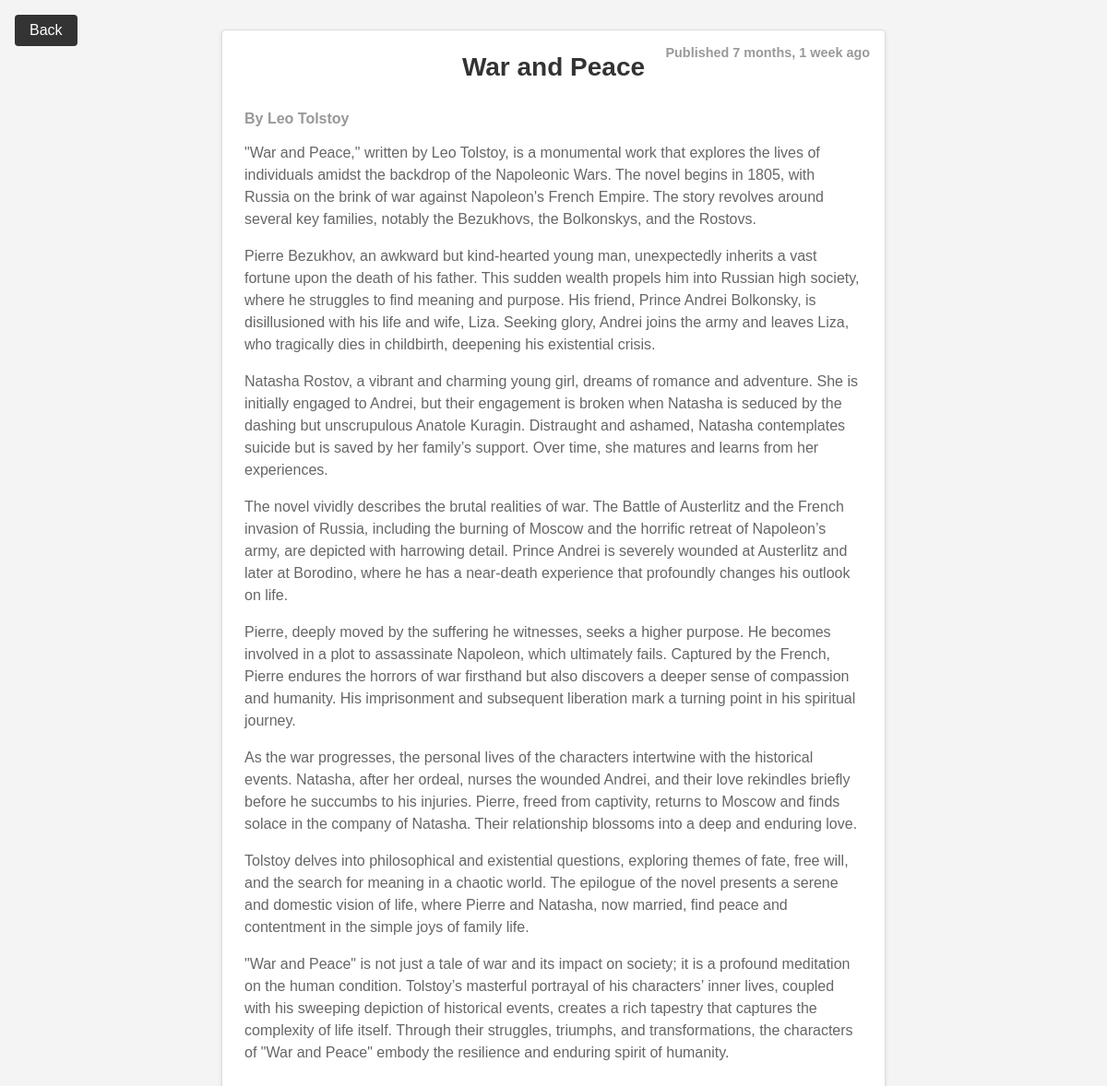
Screenshot of /view/7/ with the database file from the repository.
### blog/models.py (models this page shows, shortened)
class CreateBlog(models.Model):
  author_name=models.CharField(max_length=200,null=False)
  title=models.CharField(max_length=255,null=False)
  content=models.TextField(null=False)
  publish_date=models.DateTimeField(auto_now_add=True)

### blog/views.py (the view)
# urls.py: path('view/<int:id>/', view_blog, name="view-blog"),
def view_blog(request, id):
    content = CreateBlog.objects.filter(id=id)
    context = {"data": content}
    return render(request, "blogs/view.html", context)

### blog/templates/blogs/view.html (shortened to what this page needs)
<!DOCTYPE html>
<html lang="en">
<head>
</head>
<body>
  <a href="{% url 'list-blog' %}" class="back-link">Back</a>
  <div class="container">
    {% for i in data %}
    <div class="content">
      <div class="published-time">Published {{ i.publish_date|timesince }} ago</div>
      <div class="content-header">
        <h2>{{ i.title }}</h2>
        <div class="meta">
          <span class="author">By {{ i.author_name }}</span>
        </div>
      </div>
      <p>{{ i.content|linebreaks }}</p>
    </div>
    {% endfor %}
  </div>
</body>
</html>

### blog/templates/blogs/view.html (style rules this page uses)
body { font-family: Arial, sans-serif; background-color: #f4f4f4; margin: 0; padding: 0; }
.container { width: 60%; margin: 0 auto; padding: 2rem 0; }
.content { background-color: white; margin-bottom: 2rem; padding: 1.5rem; border: 1px solid #ddd; border-radius: 4px; box-shadow: 0 2px 4px rgba(0, 0, 0, 0.1); transition: transform 0.3s, box-shadow 0.3s; position: relative; }
.content-header { display: flex; justify-content: center; align-items: center; flex-direction: column; text-align: center; margin-bottom: 1rem; }
.content-header .meta { display: flex; justify-content: space-between; width: 100%; margin-top: 0.5rem; }
.content h2 { margin-top: 0; font-size: 1.75rem; color: #333; text-align: center; }
.content p { font-size: 1rem; line-height: 1.5; color: #666; }
.published-time { font-size: 0.9rem; color: #999; position: absolute; top: 1rem; right: 1rem; font-weight: bold; }
.author { font-size: 1rem; font-weight: bold; color: #999; text-align: right; }
.back-link { position: fixed; top: 1rem; left: 1rem; text-decoration: none; background-color: #333; color: white; padding: 0.5rem 1rem; border-radius: 4px; transition: background-color 0.3s ease; }

### rows the page displays
CreateBlog: publish_date "7 months, 1 week", title "War and Peace", author_name "Leo Tolstoy", content "\"War and Peace,\" written by Leo Tolstoy, is a monumental work that explores the lives of individuals amidst the backdrop of the Napoleonic Wars. The novel begins in 1805, with Russia on the brink of war against Napoleon's French Empire. The story revolves around several key families, notably the Bezukhovs, the Bolkonskys, and the Rostovs. Pierre Bezukhov, an awkward but kind-hearted young man, unexpectedly inherits a vast fortune upon the death of his father. This sudden wealth propels him into Russian high society, where he struggles to find meaning and purpose. His friend, Prince Andrei Bolkonsky, is disillusioned with his life and wife, Liza. Seeking glory, Andrei joins the army and…"
